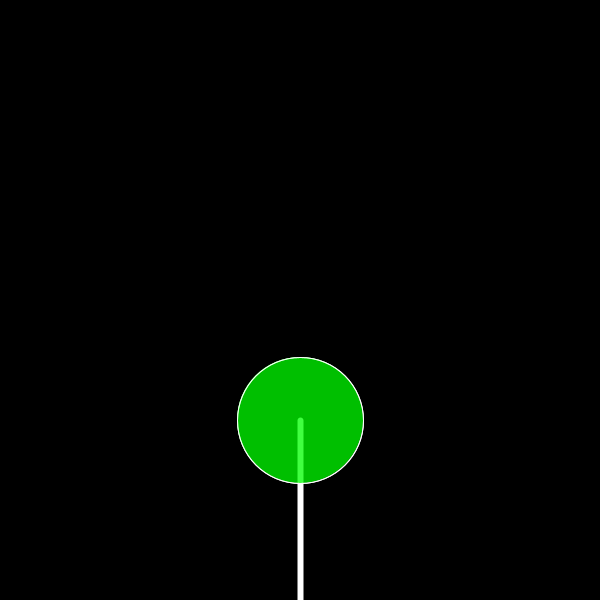
Frame 1 (no input)
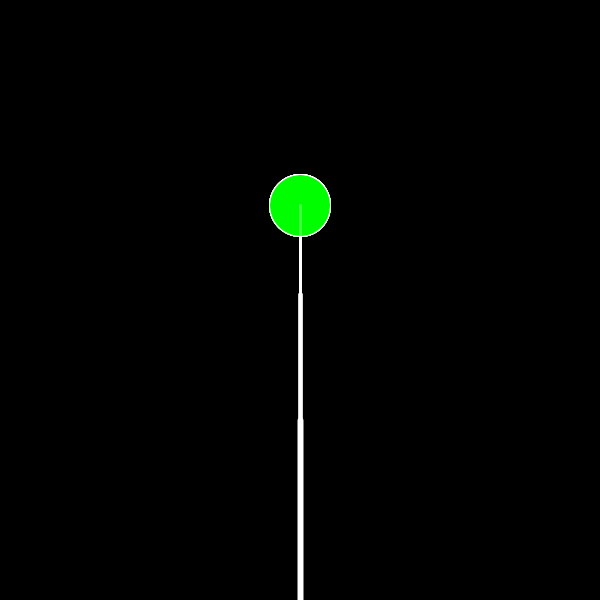
Frame 60 (the mouse pressed at the canvas centre just before this capture)
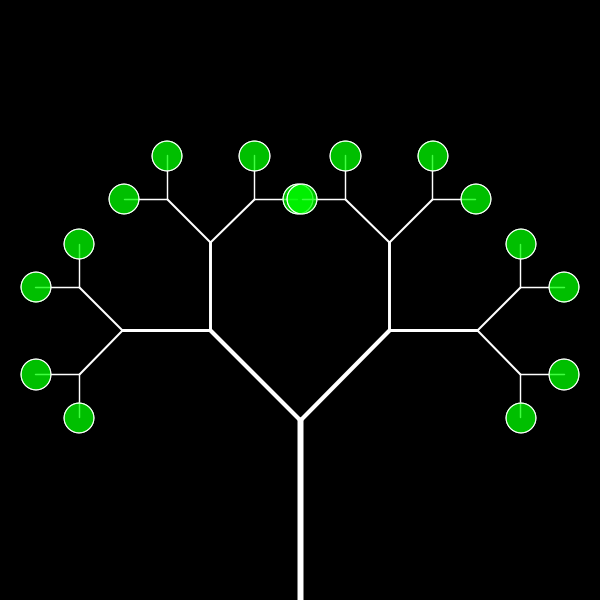
Frame 120 (the mouse held since frame 60 and released just before this capture)

The Processing sketch that drew these frames (run headless with seeded random() and noise(); from frame 60 on, the mouse is pressed at the canvas centre):

// Processing sketch: C14_FractalTrees
// ── C14_FractalTrees.pde
float angle = PI/6;
int maxd = 1;

void setup() {
  size(600, 600);
}


int ticks;
void draw() {
  ticks++;
  
  if (ticks % 30 == 0) maxd++;
  angle = map(mouseX, 0, width, 0, PI/2);
  
  background(0);
  translate(width/2, height);
  strokeCap(ROUND);
  branch(height * .3);
}



int depth = 0;
void branch(float len) {
  if (depth == maxd || len < 4) {
    leaf(len);
    return;
  }

  depth++;
  stroke(255);
  strokeWeight(len / 30);
  noFill();
  line(0, 0, 0, -len);

  translate(0, -len);
  pushMatrix();
  rotate(-angle);
  branch(len * 0.7);
  popMatrix();
  pushMatrix();
  rotate(angle);
  branch(len * 0.7);
  popMatrix();
  depth--;
}


void leaf(float r) {
  stroke(255);
  strokeWeight(1);
  fill(0, 255, 0, 127);
  ellipse(0, 0, r, r);
}
